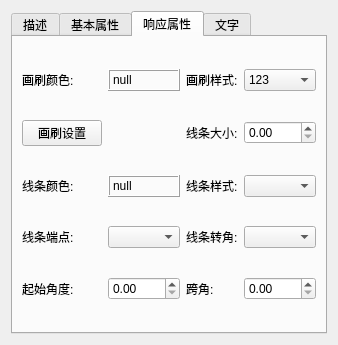
<?xml version="1.0" encoding="UTF-8"?>
<ui version="4.0">
 <class>CustomPropertyForm</class>
 <widget class="QWidget" name="CustomPropertyForm">
  <property name="geometry">
   <rect>
    <x>0</x>
    <y>0</y>
    <width>333</width>
    <height>345</height>
   </rect>
  </property>
  <property name="windowTitle">
   <string>Form</string>
  </property>
  <property name="styleSheet">
   <string notr="true"/>
  </property>
  <layout class="QGridLayout" name="gridLayout_4">
   <item row="0" column="0">
    <widget class="QTabWidget" name="tabWidget">
     <property name="maximumSize">
      <size>
       <width>400</width>
       <height>16777215</height>
      </size>
     </property>
     <property name="currentIndex">
      <number>2</number>
     </property>
     <widget class="QWidget" name="tab_description">
      <attribute name="title">
       <string>描述</string>
      </attribute>
      <layout class="QGridLayout" name="gridLayout_2">
       <item row="0" column="0">
        <widget class="QLabel" name="label_13">
         <property name="text">
          <string>图形ID：</string>
         </property>
        </widget>
       </item>
       <item row="0" column="1">
        <widget class="QLabel" name="label_id">
         <property name="text">
          <string>null</string>
         </property>
        </widget>
       </item>
       <item row="1" column="0">
        <widget class="QLabel" name="label_16">
         <property name="text">
          <string>类型值:</string>
         </property>
        </widget>
       </item>
       <item row="1" column="1">
        <widget class="QLabel" name="label_type">
         <property name="text">
          <string>null</string>
         </property>
        </widget>
       </item>
       <item row="2" column="0">
        <widget class="QLabel" name="label_20">
         <property name="text">
          <string>所属图层:</string>
         </property>
        </widget>
       </item>
       <item row="2" column="1">
        <widget class="QLabel" name="label_layer">
         <property name="text">
          <string>null</string>
         </property>
        </widget>
       </item>
       <item row="3" column="0">
        <widget class="QLabel" name="label_15">
         <property name="maximumSize">
          <size>
           <width>16777215</width>
           <height>50</height>
          </size>
         </property>
         <property name="text">
          <string>描述:</string>
         </property>
        </widget>
       </item>
       <item row="3" column="1">
        <widget class="QPlainTextEdit" name="plainTextEdit_description">
         <property name="maximumSize">
          <size>
           <width>16777215</width>
           <height>100</height>
          </size>
         </property>
        </widget>
       </item>
       <item row="4" column="0">
        <widget class="QLabel" name="label_18">
         <property name="text">
          <string>形状:</string>
         </property>
        </widget>
       </item>
       <item row="4" column="1">
        <widget class="QScrollArea" name="scrollArea">
         <property name="widgetResizable">
          <bool>true</bool>
         </property>
         <widget class="QWidget" name="scrollAreaWidgetContents_2">
          <property name="geometry">
           <rect>
            <x>0</x>
            <y>0</y>
            <width>234</width>
            <height>106</height>
           </rect>
          </property>
          <layout class="QGridLayout" name="gridLayout">
           <item row="0" column="0">
            <widget class="QLabel" name="label_shape">
             <property name="text">
              <string>null</string>
             </property>
            </widget>
           </item>
          </layout>
         </widget>
        </widget>
       </item>
      </layout>
     </widget>
     <widget class="QWidget" name="tab_basic">
      <property name="maximumSize">
       <size>
        <width>400</width>
        <height>16777215</height>
       </size>
      </property>
      <attribute name="title">
       <string>基本属性</string>
      </attribute>
      <layout class="QGridLayout" name="gridLayout_5">
       <item row="0" column="0">
        <widget class="QLabel" name="label">
         <property name="text">
          <string>坐标：</string>
         </property>
        </widget>
       </item>
       <item row="0" column="1">
        <widget class="QLabel" name="label_2">
         <property name="text">
          <string>X:</string>
         </property>
        </widget>
       </item>
       <item row="0" column="2">
        <widget class="QDoubleSpinBox" name="doubleSpinBox_x"/>
       </item>
       <item row="0" column="6">
        <widget class="QDoubleSpinBox" name="doubleSpinBox_y"/>
       </item>
       <item row="1" column="0">
        <widget class="QLabel" name="label_5">
         <property name="text">
          <string>宽度:</string>
         </property>
        </widget>
       </item>
       <item row="2" column="0">
        <widget class="QLabel" name="label_12">
         <property name="text">
          <string>变形中心:</string>
         </property>
        </widget>
       </item>
       <item row="2" column="1">
        <widget class="QLabel" name="label_4">
         <property name="text">
          <string>X:</string>
         </property>
        </widget>
       </item>
       <item row="2" column="2">
        <widget class="QDoubleSpinBox" name="doubleSpinBox_centerX"/>
       </item>
       <item row="2" column="4">
        <widget class="QLabel" name="label_14">
         <property name="text">
          <string>Y:</string>
         </property>
        </widget>
       </item>
       <item row="2" column="6">
        <widget class="QDoubleSpinBox" name="doubleSpinBox_centerY"/>
       </item>
       <item row="3" column="0" colspan="7">
        <layout class="QGridLayout" name="gridLayout_9">
         <item row="0" column="0">
          <layout class="QVBoxLayout" name="verticalLayout_2">
           <item>
            <widget class="QLabel" name="label_7">
             <property name="text">
              <string>不透明度：</string>
             </property>
            </widget>
           </item>
           <item>
            <widget class="QLabel" name="label_8">
             <property name="text">
              <string>旋转角度：</string>
             </property>
            </widget>
           </item>
           <item>
            <widget class="QLabel" name="label_9">
             <property name="text">
              <string>缩放度‰：</string>
             </property>
            </widget>
           </item>
           <item>
            <widget class="QLabel" name="label_10">
             <property name="text">
              <string>相对Z值：</string>
             </property>
            </widget>
           </item>
          </layout>
         </item>
         <item row="0" column="2">
          <layout class="QVBoxLayout" name="verticalLayout_5">
           <item>
            <widget class="QSpinBox" name="spinBox_opacity"/>
           </item>
           <item>
            <widget class="QSpinBox" name="spinBox_rotate"/>
           </item>
           <item>
            <widget class="QSpinBox" name="spinBox_scale"/>
           </item>
           <item>
            <widget class="QSpinBox" name="spinBox_z"/>
           </item>
          </layout>
         </item>
         <item row="0" column="1">
          <layout class="QVBoxLayout" name="verticalLayout_3">
           <item>
            <widget class="QSlider" name="horizontalSlider_opacity">
             <property name="orientation">
              <enum>Qt::Horizontal</enum>
             </property>
            </widget>
           </item>
           <item>
            <widget class="QSlider" name="horizontalSlider_rotate">
             <property name="orientation">
              <enum>Qt::Horizontal</enum>
             </property>
            </widget>
           </item>
           <item>
            <widget class="QSlider" name="horizontalSlider_scale">
             <property name="orientation">
              <enum>Qt::Horizontal</enum>
             </property>
            </widget>
           </item>
           <item>
            <widget class="QSlider" name="horizontalSlider_z">
             <property name="orientation">
              <enum>Qt::Horizontal</enum>
             </property>
            </widget>
           </item>
          </layout>
         </item>
        </layout>
       </item>
       <item row="1" column="1" colspan="2">
        <widget class="QDoubleSpinBox" name="doubleSpinBox_width"/>
       </item>
       <item row="1" column="5" colspan="2">
        <widget class="QDoubleSpinBox" name="doubleSpinBox_height"/>
       </item>
       <item row="1" column="4">
        <widget class="QLabel" name="label_6">
         <property name="text">
          <string>高度:</string>
         </property>
        </widget>
       </item>
       <item row="0" column="4">
        <widget class="QLabel" name="label_3">
         <property name="text">
          <string>Y:</string>
         </property>
        </widget>
       </item>
      </layout>
     </widget>
     <widget class="QWidget" name="tab_reset">
      <attribute name="title">
       <string>响应属性</string>
      </attribute>
      <layout class="QGridLayout" name="gridLayout_3">
       <item row="0" column="2">
        <widget class="QLabel" name="label_29">
         <property name="text">
          <string>画刷样式:</string>
         </property>
        </widget>
       </item>
       <item row="0" column="0">
        <widget class="QLabel" name="label_11">
         <property name="text">
          <string>画刷颜色:</string>
         </property>
        </widget>
       </item>
       <item row="2" column="1">
        <widget class="CustomLabelColor" name="label_penColor">
         <property name="frameShape">
          <enum>QFrame::Box</enum>
         </property>
         <property name="frameShadow">
          <enum>QFrame::Raised</enum>
         </property>
         <property name="text">
          <string>null</string>
         </property>
        </widget>
       </item>
       <item row="4" column="0">
        <widget class="QLabel" name="label_27">
         <property name="text">
          <string>起始角度:</string>
         </property>
        </widget>
       </item>
       <item row="3" column="2">
        <widget class="QLabel" name="label_31">
         <property name="text">
          <string>线条转角:</string>
         </property>
        </widget>
       </item>
       <item row="4" column="2">
        <widget class="QLabel" name="label_28">
         <property name="text">
          <string>跨角:</string>
         </property>
        </widget>
       </item>
       <item row="3" column="3">
        <widget class="QComboBox" name="comboBox_penJoint"/>
       </item>
       <item row="2" column="2">
        <widget class="QLabel" name="label_26">
         <property name="text">
          <string>线条样式:</string>
         </property>
        </widget>
       </item>
       <item row="0" column="1">
        <widget class="CustomLabelColor" name="label_brushColor">
         <property name="frameShape">
          <enum>QFrame::Box</enum>
         </property>
         <property name="frameShadow">
          <enum>QFrame::Raised</enum>
         </property>
         <property name="text">
          <string>null</string>
         </property>
        </widget>
       </item>
       <item row="0" column="3">
        <widget class="QComboBox" name="comboBox_brushType">
         <item>
          <property name="text">
           <string>123</string>
          </property>
         </item>
         <item>
          <property name="text">
           <string>456</string>
          </property>
         </item>
        </widget>
       </item>
       <item row="1" column="0">
        <widget class="QPushButton" name="pushButton_brush">
         <property name="text">
          <string>画刷设置</string>
         </property>
        </widget>
       </item>
       <item row="3" column="1">
        <widget class="QComboBox" name="comboBox_penCap"/>
       </item>
       <item row="1" column="2">
        <widget class="QLabel" name="label_25">
         <property name="text">
          <string>线条大小:</string>
         </property>
        </widget>
       </item>
       <item row="2" column="0">
        <widget class="QLabel" name="label_24">
         <property name="text">
          <string>线条颜色:</string>
         </property>
        </widget>
       </item>
       <item row="3" column="0">
        <widget class="QLabel" name="label_30">
         <property name="text">
          <string>线条端点:</string>
         </property>
        </widget>
       </item>
       <item row="2" column="3">
        <widget class="QComboBox" name="comboBox_penStyle"/>
       </item>
       <item row="1" column="3">
        <widget class="QDoubleSpinBox" name="doubleSpinBox_penSize"/>
       </item>
       <item row="4" column="3">
        <widget class="QDoubleSpinBox" name="spinBox_spanAngle"/>
       </item>
       <item row="4" column="1">
        <widget class="QDoubleSpinBox" name="spinBox_sAngle"/>
       </item>
      </layout>
     </widget>
     <widget class="QWidget" name="tab_text">
      <attribute name="title">
       <string>文字</string>
      </attribute>
      <layout class="QGridLayout" name="gridLayout_8">
       <item row="3" column="0">
        <layout class="QGridLayout" name="gridLayout_6">
         <item row="0" column="0">
          <widget class="QCheckBox" name="checkBox_textBold">
           <property name="text">
            <string>粗体</string>
           </property>
          </widget>
         </item>
         <item row="0" column="1">
          <widget class="QCheckBox" name="checkBox_textItalic">
           <property name="text">
            <string>斜体</string>
           </property>
          </widget>
         </item>
         <item row="0" column="2">
          <widget class="QCheckBox" name="checkBox_textUnderline">
           <property name="text">
            <string>下划线</string>
           </property>
          </widget>
         </item>
         <item row="1" column="0">
          <widget class="QCheckBox" name="checkBox_textOverline">
           <property name="text">
            <string>上划线</string>
           </property>
          </widget>
         </item>
         <item row="1" column="1">
          <widget class="QCheckBox" name="checkBox_textStrikeOut">
           <property name="text">
            <string>中划线</string>
           </property>
          </widget>
         </item>
        </layout>
       </item>
       <item row="2" column="0">
        <layout class="QHBoxLayout" name="horizontalLayout_2">
         <item>
          <widget class="QLabel" name="label_32">
           <property name="text">
            <string>行宽度：</string>
           </property>
          </widget>
         </item>
         <item>
          <widget class="QDoubleSpinBox" name="spinBox_textWidth"/>
         </item>
         <item>
          <widget class="QLabel" name="label_34">
           <property name="text">
            <string>字间距：</string>
           </property>
          </widget>
         </item>
         <item>
          <widget class="QDoubleSpinBox" name="spinBox_textSpan"/>
         </item>
        </layout>
       </item>
       <item row="1" column="0">
        <layout class="QHBoxLayout" name="horizontalLayout">
         <item>
          <widget class="QLabel" name="label_22">
           <property name="text">
            <string>字号:</string>
           </property>
          </widget>
         </item>
         <item>
          <widget class="QSpinBox" name="spinBox_textSize"/>
         </item>
         <item>
          <widget class="QLabel" name="label_23">
           <property name="text">
            <string>字重:</string>
           </property>
          </widget>
         </item>
         <item>
          <widget class="QComboBox" name="comboBox_textWeight"/>
         </item>
        </layout>
       </item>
       <item row="0" column="0">
        <layout class="QFormLayout" name="formLayout">
         <item row="0" column="0">
          <widget class="QLabel" name="label_17">
           <property name="text">
            <string>文本内容:</string>
           </property>
          </widget>
         </item>
         <item row="0" column="1">
          <widget class="QPlainTextEdit" name="plainTextEdit_text"/>
         </item>
         <item row="1" column="0">
          <widget class="QLabel" name="label_19">
           <property name="text">
            <string>字体:</string>
           </property>
          </widget>
         </item>
         <item row="1" column="1">
          <widget class="QFontComboBox" name="fontComboBox_text"/>
         </item>
         <item row="2" column="0">
          <widget class="QLabel" name="label_21">
           <property name="text">
            <string>颜色:</string>
           </property>
          </widget>
         </item>
         <item row="2" column="1">
          <widget class="CustomLabelColor" name="label_textColor">
           <property name="frameShape">
            <enum>QFrame::Box</enum>
           </property>
           <property name="frameShadow">
            <enum>QFrame::Raised</enum>
           </property>
           <property name="text">
            <string>null</string>
           </property>
          </widget>
         </item>
        </layout>
       </item>
      </layout>
     </widget>
    </widget>
   </item>
  </layout>
 </widget>
 <customwidgets>
  <customwidget>
   <class>CustomLabelColor</class>
   <extends>QLabel</extends>
   <header>customlabelcolor.h</header>
  </customwidget>
 </customwidgets>
 <resources/>
 <connections/>
</ui>
